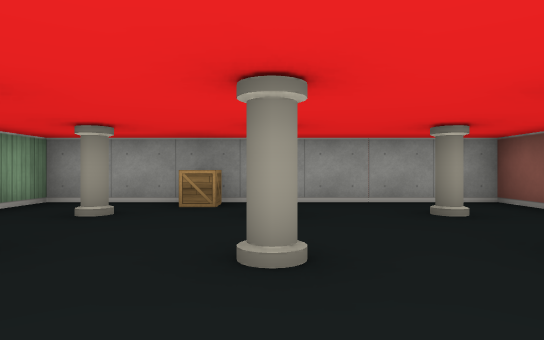
view 1 (above)

15 first-person views from a walk through a cub3D maze. The camera is about half as high as the walls, looks level and sees 75° across. The floor is counted in squares. Each view is taken from the middle of a square. On the plan, view 1 faces up. The plan holds only what a view shows up to about 9 squares ahead; the rest is blank.

view 2
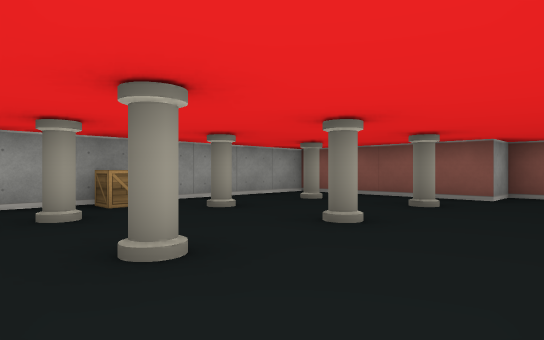

view 3
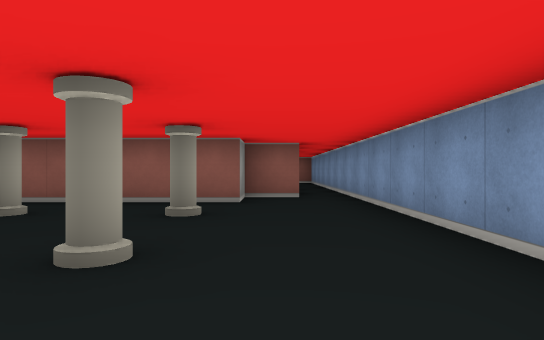

view 4
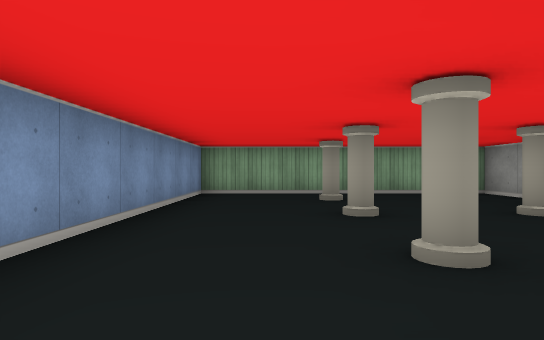

view 5
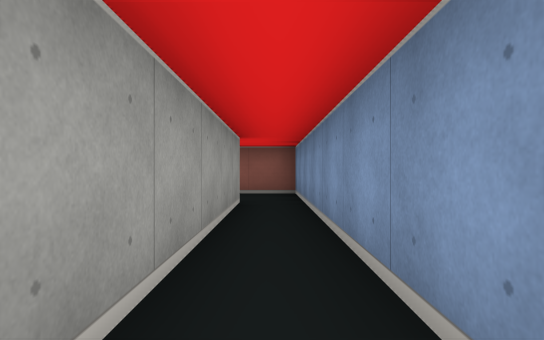

view 6
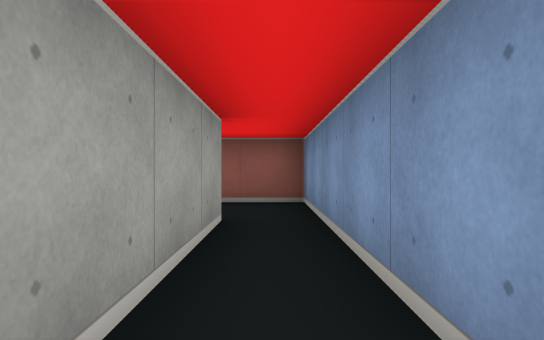

view 7
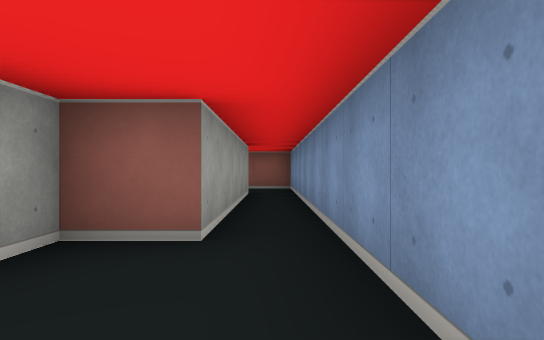

view 8
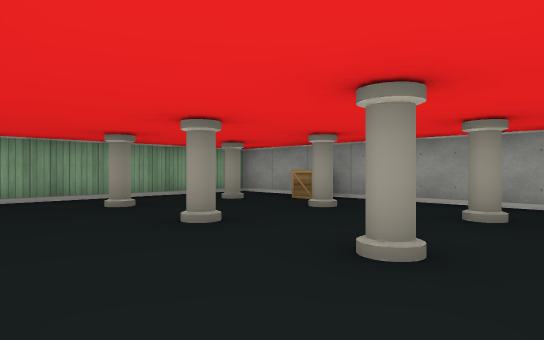

view 9
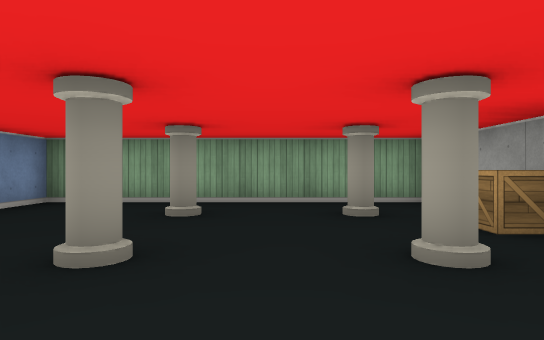

view 10
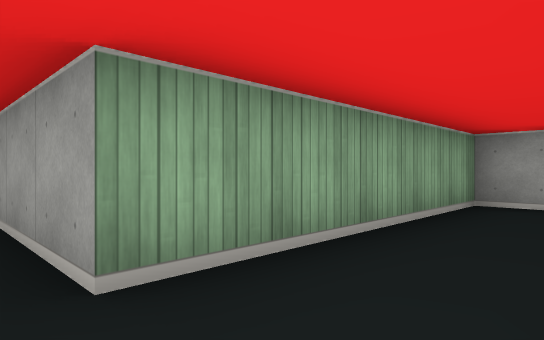

view 11
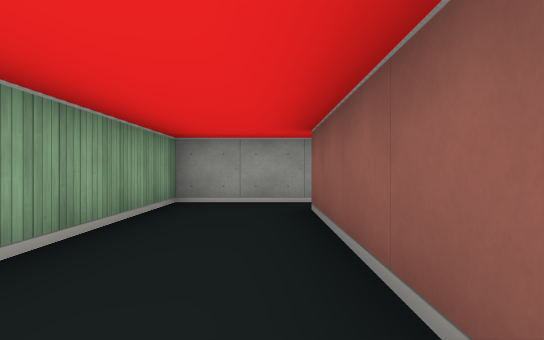

view 12
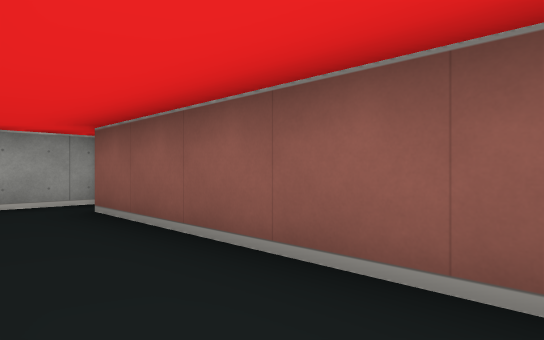

view 13
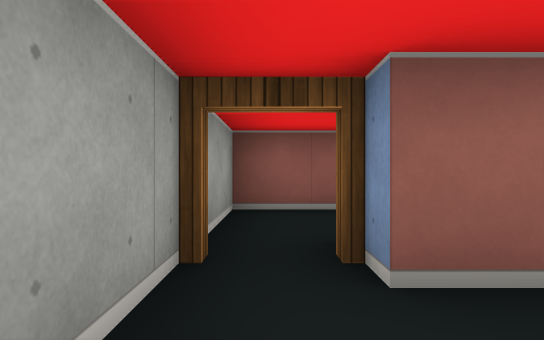

view 14
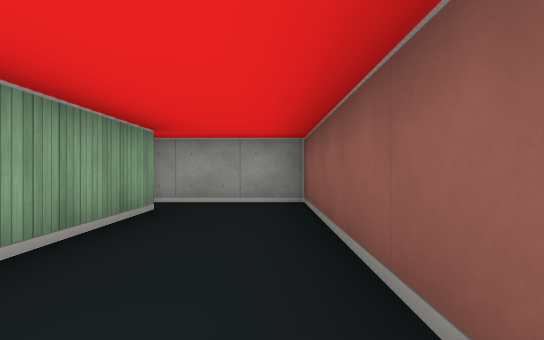

view 15
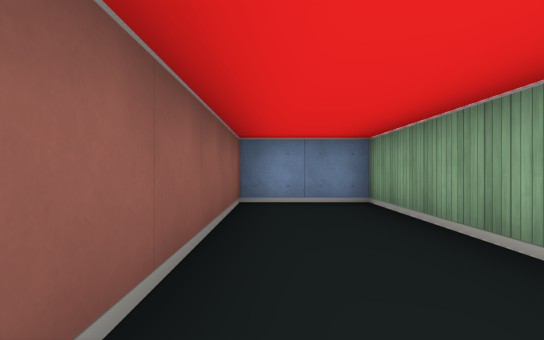

### Floor plan
Points are (right, up) in squares from view 1. A wall is a line through its corners. A room is listed if a view was taken in it or the views show most of it. See-through windows are left out.
Room 1 (views 1, 2, 3, 4, 5, 6, 7, 8, 9)
walls: (9.5, 0.5) (4.5, 0.5) (4.5, 1.5) (3.5, 1.5) (3.5, 5.5) (-3.5, 5.5) (-3.5, -0.5) (9.5, -0.5)
ways out: opening at (10, 0) to room 2
objects: pillar (-2, 2); pillar (-2, 4); crate (-1, 5); pillar (0, 2); pillar (0, 4); pillar (2, 2); pillar (2, 4)
Room 2 (views 10, 11, 12, 13)
walls: (12, 5.5) (9.5, 5.5) (9.5, 0.5); (9.5, -0.5) (11.5, -0.5) (11.5, 4.5)
ways out: opening at (10, 0) to room 1; open door at (12, 5) to room 3
Room 3 (views 14, 15)
walls: (12.5, 4.5) (12.5, -0.5) (14.5, -0.5) (14.5, 5.5) (12, 5.5)
ways out: open door at (12, 5) to room 2

Where each view was taken, in squares from view 1:
view 1: 0 up, 0 right, facing up
view 2: 0 up, 3 left, facing up-right
view 3: 1 up, 2 left, facing right
view 4: 1 up, 4 right, facing left
view 5: 0 up, 4 right, facing right
view 6: 0 up, 6 right, facing right
view 7: 0 up, 2 right, facing right
view 8: 0 up, 3 right, facing up-left
view 9: 3 up, 2 right, facing left
view 10: 0 up, 11 right, facing up-left
view 11: 0 up, 11 right, facing up
view 12: 0 up, 10 right, facing up-right
view 13: 5 up, 10 right, facing right
view 14: 0 up, 14 right, facing up
view 15: 5 up, 14 right, facing down
